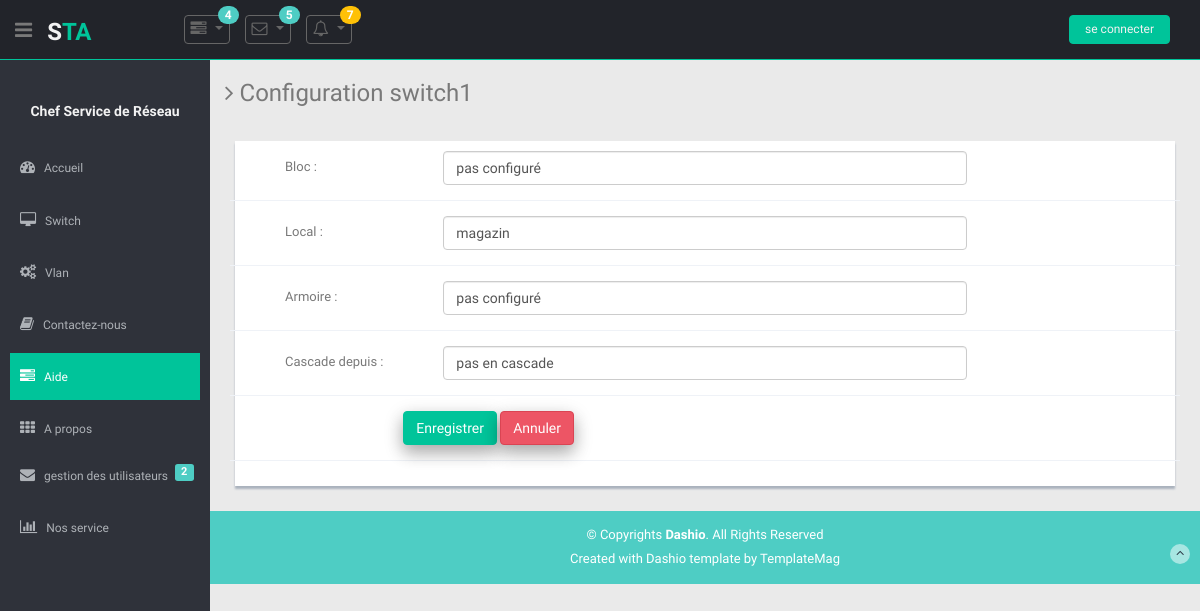
/app_principal/switch/1/configurer, run on the app's committed database.
### app_principal/models.py (models this page shows, shortened)
class switch(models.Model): #on peut creer les ports d'un switch a partir d'un objet "switch" : switch_objet.port_set.create(num_port=...,type_port=...etc)
    passif = 'passif'
    actif = 'actif'
    reforme = 'reformé'
    choix_etat = [
        (passif, 'passif'),
        (actif, 'actif'),
        (reforme, 'reformé'),
    ]
    nom = models.CharField(max_length=50,unique=True)
    marque = models.CharField(max_length=50,default='Cisco')
    modele = models.CharField('Modèle',max_length=40)
    bloc = models.CharField(max_length=25,default="pas configuré")
    local = models.CharField(max_length=25,default="magazin")
    armoire = models.CharField(max_length=25,default="pas configuré")
    inventaire = models.CharField(max_length=50,unique=True,)
    serie = models.CharField(max_length=25,unique=True,)
    mac = models.CharField(max_length=25,unique=True,)
    preced = models.CharField('Cascade depuis',max_length=50,blank=True,default="pas en cascade")
    date_achat = models.DateField("Date d'achat",
        blank=True,
        null=True,
        )
    etat= models.CharField(
        max_length=10,
        choices=choix_etat,
        default=passif,
    )

### app_principal/views.py (the view)
# urls.py: path('switch/<int:switch_id>/configurer',views.switchConfig,name='config_switch'),
def switchConfig(request, switch_id):
    s = get_object_or_404(switch, id=switch_id)
    if request.method == 'POST': #si le switch d'id = switch_id n'existe pas on renvoie 404
        form= switchConfigForm(request.POST,instance=s)
        if form.is_valid():
            form.save()
            if s.etat==switch.passif:
                s.etat=switch.actif
                s.save()
            return redirect('app_principal:switch')
    else:
        form = switchConfigForm(instance=s)
    return render(request,
                'app_principal/form_validation.html',
                {'form':form, 'choix':s.nom,'operation':'Configuration',})

### app_principal/forms.py
class switchConfigForm(forms.ModelForm):
    class Meta:
        model=switch
        fields = ['bloc','local','armoire','preced']
        widgets = {
            'bloc': forms.TextInput(attrs={'class':'form-control'},),
            'local': forms.TextInput(attrs={'class':'form-control'},),
            'armoire': forms.TextInput(attrs={'class':'form-control'},),
            'preced': forms.TextInput(attrs={'class':'form-control'},),
        }

### app_principal/templates/app_principal/form_validation.html (shortened to what this page needs)
{% extends "base.html" %}
{% load static %}
  {% block content %}
<div class="wrapper">
  <h3><i class="fa fa-angle-right"></i> {{ operation }} {{ choix }}</h3>
  <div class="row mt">
    <div class="col-lg-12">
        <div class="form-panel">
          <div class="form">
            <form method="post" class="cmxform form-horizontal style-form" >
                {% for field in form %}
                  <div class="form-group" >
                    <div class="control-label col-lg-2" style="margin-left: 40px;">
                    {{ field.label_tag }}
                    </div>
                    <div class="col-lg-7">
                      {{field}}
                    </div>
                  </div>
                {% endfor %}
                <div class="form-group">
                  <div class="col-lg-offset-2 col-lg-10">
                    <button class="btn btn-theme" id="" type="button" data-toggle="modal" data-target="#exampleModal">Enregistrer</button>
                    <a href="{% url 'app_principal:switch' %}" class="btn btn-theme04" type="button">Annuler</a>
                  </div>
                </div>
            </form>
          </div>
        </div>
      </div>
    </div>
  </div>
  {% endblock %}

### app_principal/static/css/style.css (style rules this page uses)
body { color: #797979; background: #eaeaea; font-family: 'Ruda', sans-serif; padding: 0px !important; margin: 0px !important; font-size:13px; }
.btn { box-shadow: 0 8px 16px 0 rgba(0,0,0,0.2), 0 6px 20px 0 rgba(0,0,0,0.19); color:#00C49A ; background-color:#00C49A ; }
a, a:hover, a:focus { text-decoration: none; outline: none; }
.btn-theme { color: #fff; background-color: #00C49A; border-color:#00C49A; }
.btn-theme04 { color: #fff; background-color: #ed5565; border-color: #da4453; }
.mt { margin-top: 25px; }
.wrapper { display: inline-block; margin-top: 60px; padding-left: 15px; padding-right: 15px; padding-bottom: 15px; padding-top: 0px; width: 100%; }
.form-panel { background: #ffffff; margin: 10px; padding: 10px; box-shadow: 0px 3px 2px #aab2bd; text-align: left; }
label { font-weight: 400; }
.form-horizontal.style-form .form-group { border-bottom: 1px solid #eff2f7; padding-bottom: 15px; margin-bottom: 15px; }
@media (min-width: 768px) { .form-horizontal .control-label { text-align: left; } }

### data on the page
switch: nom "switch1", form "pas configuré" "magazin" "pas configuré" "pas en cascade"

### other printed values
{{ operation }} "Configuration"
{{ field.label_tag }} "Bloc :" "Local :" "Armoire :" "Cascade depuis :"
